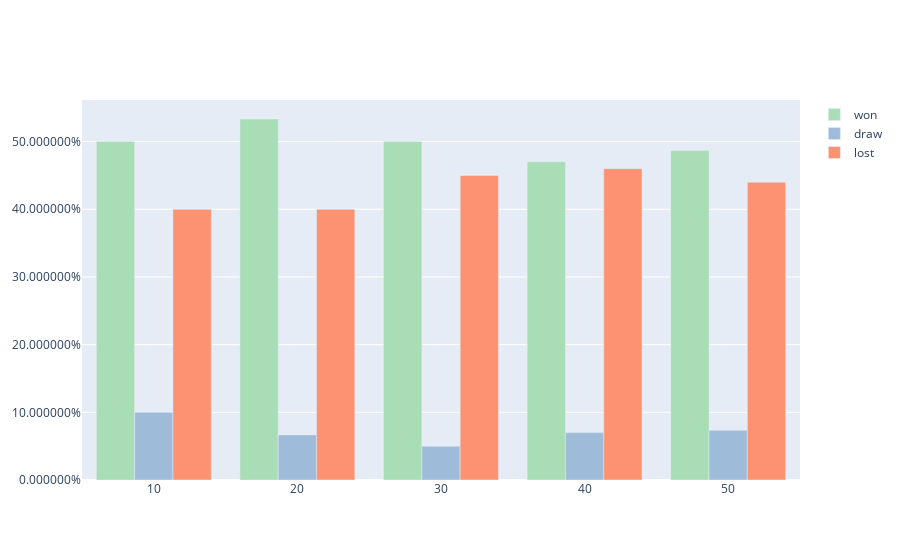

The code cell stored with this chart in its notebook:
### Markdown cell above
# Control Results

### Code cell
player1 = Randy('x')
player2 = Randy('o')
players = [player1, player2]

for j in trange(10):
    game = Game(players)
    for i in range(5):
        game.run()

player1.stats.display()
player1.stats.display_history()

### Figure 1 — Plotly figure (JSON) as saved in the notebook; plotly's stock layout.template omitted (floating-point values rounded to 4 significant figures)
{"data": [{"marker": {"color": "#a8ddb5"}, "name": "won", "x": [10, 20, 30, 40, 50], "y": [0.5, 0.5333, 0.5, 0.47, 0.4867], "type": "bar"}, {"marker": {"color": "#9ebcda"}, "name": "draw", "x": [10, 20, 30, 40, 50], "y": [0.1, 0.06667, 0.05, 0.07, 0.07333], "type": "bar"}, {"marker": {"color": "#fc9272"}, "name": "lost", "x": [10, 20, 30, 40, 50], "y": [0.4, 0.4, 0.45, 0.46, 0.44], "type": "bar"}], "layout": {"yaxis": {"tickformat": "%"}, "barmode": "group"}}
